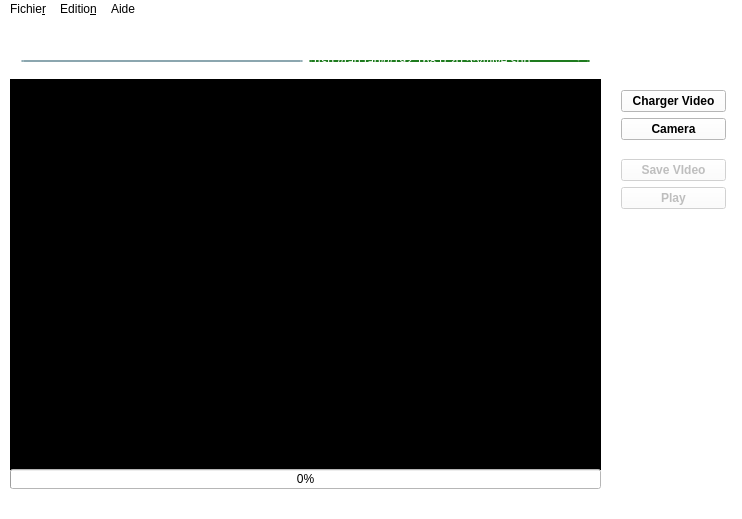
<?xml version="1.0" encoding="UTF-8"?>
<ui version="4.0">
 <class>MainWindow</class>
 <widget class="QMainWindow" name="MainWindow">
  <property name="geometry">
   <rect>
    <x>0</x>
    <y>0</y>
    <width>742</width>
    <height>519</height>
   </rect>
  </property>
  <property name="windowTitle">
   <string>MainWindow</string>
  </property>
  <property name="styleSheet">
   <string notr="true">background-color:white</string>
  </property>
  <widget class="QWidget" name="centralWidget">
   <widget class="QLabel" name="label">
    <property name="geometry">
     <rect>
      <x>10</x>
      <y>60</y>
      <width>591</width>
      <height>391</height>
     </rect>
    </property>
    <property name="autoFillBackground">
     <bool>false</bool>
    </property>
    <property name="styleSheet">
     <string notr="true">background-color:black</string>
    </property>
    <property name="text">
     <string/>
    </property>
   </widget>
   <widget class="QWidget" name="layoutWidget">
    <property name="geometry">
     <rect>
      <x>610</x>
      <y>60</y>
      <width>127</width>
      <height>141</height>
     </rect>
    </property>
    <layout class="QVBoxLayout" name="verticalLayout_2">
     <item>
      <widget class="QPushButton" name="loadButton">
       <property name="styleSheet">
        <string notr="true">font-weight : bold;</string>
       </property>
       <property name="text">
        <string>Charger Video</string>
       </property>
       <property name="icon">
        <iconset>
         <normaloff>../Desktop/stage/Stage_Orleans/images/browser.ico</normaloff>../Desktop/stage/Stage_Orleans/images/browser.ico</iconset>
       </property>
      </widget>
     </item>
     <item>
      <widget class="QPushButton" name="connectToCamera">
       <property name="styleSheet">
        <string notr="true">font-weight : bold;</string>
       </property>
       <property name="text">
        <string>Camera</string>
       </property>
       <property name="icon">
        <iconset>
         <normaloff>../Desktop/stage/Stage_Orleans/images/camera.jpg</normaloff>../Desktop/stage/Stage_Orleans/images/camera.jpg</iconset>
       </property>
      </widget>
     </item>
     <item>
      <spacer name="verticalSpacer">
       <property name="orientation">
        <enum>Qt::Vertical</enum>
       </property>
       <property name="sizeHint" stdset="0">
        <size>
         <width>20</width>
         <height>300</height>
        </size>
       </property>
      </spacer>
     </item>
     <item>
      <widget class="QPushButton" name="saveVideo">
       <property name="enabled">
        <bool>false</bool>
       </property>
       <property name="styleSheet">
        <string notr="true">font-weight : bold;</string>
       </property>
       <property name="text">
        <string>Save VIdeo</string>
       </property>
       <property name="icon">
        <iconset>
         <normaloff>../Desktop/stage/Stage_Orleans/images/save.jpeg</normaloff>../Desktop/stage/Stage_Orleans/images/save.jpeg</iconset>
       </property>
      </widget>
     </item>
     <item>
      <widget class="QPushButton" name="playStopButton">
       <property name="enabled">
        <bool>false</bool>
       </property>
       <property name="styleSheet">
        <string notr="true">font-weight : bold;</string>
       </property>
       <property name="text">
        <string>Play</string>
       </property>
       <property name="icon">
        <iconset>
         <normaloff>../Documents/images/go.png</normaloff>../Documents/images/go.png</iconset>
       </property>
       <property name="checkable">
        <bool>false</bool>
       </property>
      </widget>
     </item>
    </layout>
   </widget>
   <widget class="QWidget" name="horizontalLayoutWidget">
    <property name="geometry">
     <rect>
      <x>10</x>
      <y>30</y>
      <width>591</width>
      <height>24</height>
     </rect>
    </property>
    <layout class="QHBoxLayout" name="horizontalLayout">
     <item>
      <widget class="QPushButton" name="pushButton_4">
       <property name="styleSheet">
        <string notr="true">background-color: lightblue; color:black;</string>
       </property>
       <property name="text">
        <string>Gerer Cameras</string>
       </property>
      </widget>
     </item>
     <item>
      <widget class="QComboBox" name="comboBox">
       <property name="enabled">
        <bool>false</bool>
       </property>
       <property name="styleSheet">
        <string notr="true">background-color: green; color:white</string>
       </property>
       <item>
        <property name="text">
         <string>rtsp://fab:fab@192.168.0.20:554/live.sdp</string>
        </property>
       </item>
      </widget>
     </item>
    </layout>
   </widget>
   <widget class="QProgressBar" name="progressBar">
    <property name="geometry">
     <rect>
      <x>10</x>
      <y>450</y>
      <width>591</width>
      <height>20</height>
     </rect>
    </property>
    <property name="value">
     <number>0</number>
    </property>
   </widget>
  </widget>
  <widget class="QMenuBar" name="menuBar">
   <property name="geometry">
    <rect>
     <x>0</x>
     <y>0</y>
     <width>742</width>
     <height>19</height>
    </rect>
   </property>
   <widget class="QMenu" name="menuFile">
    <property name="title">
     <string>Fichie&amp;r</string>
    </property>
   </widget>
   <widget class="QMenu" name="menuEdition">
    <property name="title">
     <string>Editio&amp;n</string>
    </property>
   </widget>
   <widget class="QMenu" name="menuAide">
    <property name="title">
     <string>Aide</string>
    </property>
   </widget>
   <addaction name="menuFile"/>
   <addaction name="menuEdition"/>
   <addaction name="menuAide"/>
  </widget>
  <widget class="QStatusBar" name="statusBar"/>
 </widget>
 <layoutdefault spacing="6" margin="11"/>
 <resources/>
 <connections/>
 <slots>
  <slot>on_connectToCamera()</slot>
 </slots>
</ui>
